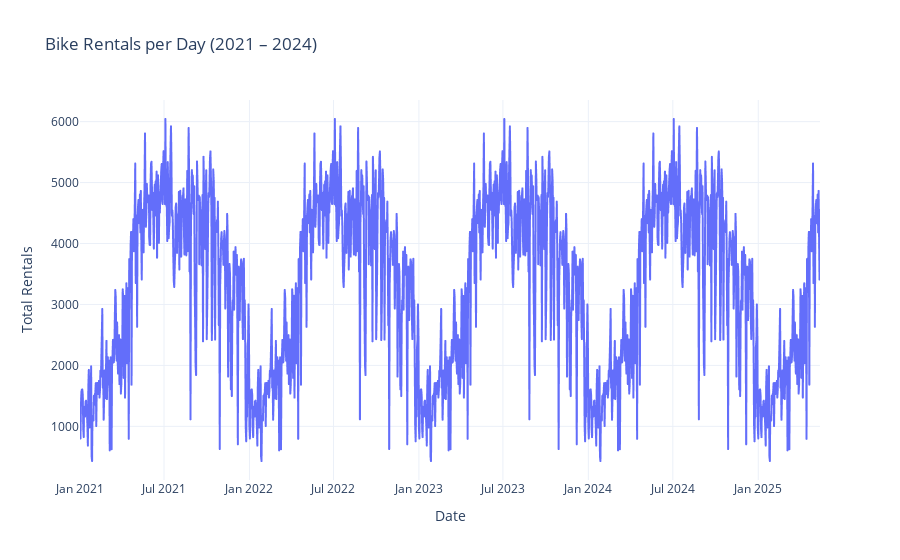

Source (notebook cell):
### Markdown cell above
## Data Visualization 
## Visualizing trends over time using a line plot, Barplot,Scatterplot, heatmap to better understand patterns in bike rentals.

### Code cell
data["dteday"] = pd.to_datetime(data["dteday"])
data = data.sort_values("dteday")
fig = px.line(
    data,
    x="dteday",
    y="cnt",
    title="Bike Rentals per Day (2021 – 2024)",
    labels={"dteday": "Date", "cnt": "Total Rentals"},
    template="plotly_white"
)
fig.show()

### Figure 1 — Plotly figure (JSON) as saved in the notebook; plotly's stock layout.template omitted (floating-point values rounded to 4 significant figures; data arrays with more than 128 entries replaced by an {"elided": "..."} marker saying what was removed)
{"data": [{"hovertemplate": "Date=%{x}<br>Total Rentals=%{y}<extra></extra>", "legendgroup": "", "line": {"color": "#636efa", "dash": "solid"}, "marker": {"symbol": "circle"}, "mode": "lines", "name": "", "showlegend": false, "type": "scattergl", "x": {"elided": "2000 str values"}, "xaxis": "x", "y": {"elided": "2000 int values"}, "yaxis": "y"}], "layout": {"legend": {"tracegroupgap": 0}, "title": {"text": "Bike Rentals per Day (2021 – 2024)"}, "xaxis": {"anchor": "y", "domain": [0, 1], "title": {"text": "Date"}}, "yaxis": {"anchor": "x", "domain": [0, 1], "title": {"text": "Total Rentals"}}}}
